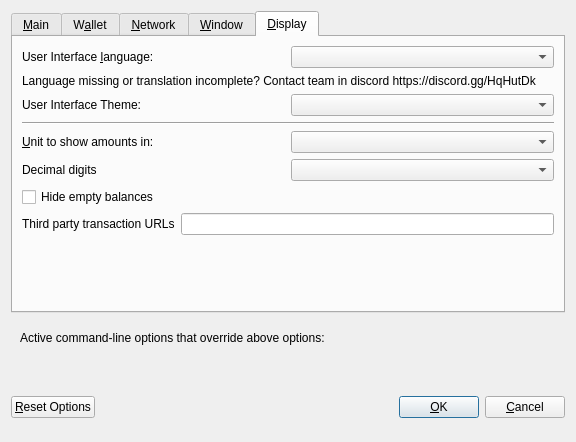
<?xml version="1.0" encoding="UTF-8"?>
<ui version="4.0">
 <class>OptionsDialog</class>
 <widget class="QDialog" name="OptionsDialog">
  <property name="geometry">
   <rect>
    <x>0</x>
    <y>0</y>
    <width>576</width>
    <height>442</height>
   </rect>
  </property>
  <property name="windowTitle">
   <string>Options</string>
  </property>
  <property name="modal">
   <bool>true</bool>
  </property>
  <layout class="QVBoxLayout" name="verticalLayout">
   <item>
    <widget class="QTabWidget" name="tabWidget">
     <property name="currentIndex">
      <number>4</number>
     </property>
     <widget class="QWidget" name="tabMain">
      <attribute name="title">
       <string>&amp;Main</string>
      </attribute>
      <layout class="QVBoxLayout" name="verticalLayout_Main">
       <item>
        <widget class="QCheckBox" name="bitcoinAtStartup">
         <property name="toolTip">
          <string>Automatically start BARE after logging in to the system.</string>
         </property>
         <property name="text">
          <string>&amp;Start BARE on system login</string>
         </property>
        </widget>
       </item>
       <item>
        <layout class="QHBoxLayout" name="horizontalLayout_2_Main">
         <item>
          <widget class="QLabel" name="databaseCacheLabel">
           <property name="text">
            <string>Size of &amp;database cache</string>
           </property>
           <property name="textFormat">
            <enum>Qt::PlainText</enum>
           </property>
           <property name="buddy">
            <cstring>databaseCache</cstring>
           </property>
          </widget>
         </item>
         <item>
          <widget class="QSpinBox" name="databaseCache"/>
         </item>
         <item>
          <widget class="QLabel" name="databaseCacheUnitLabel">
           <property name="text">
            <string>MB</string>
           </property>
           <property name="textFormat">
            <enum>Qt::PlainText</enum>
           </property>
          </widget>
         </item>
         <item>
          <spacer name="horizontalSpacer_2_Main">
           <property name="orientation">
            <enum>Qt::Horizontal</enum>
           </property>
           <property name="sizeHint" stdset="0">
            <size>
             <width>40</width>
             <height>20</height>
            </size>
           </property>
          </spacer>
         </item>
        </layout>
       </item>
       <item>
        <layout class="QHBoxLayout" name="horizontalLayout_3_Main">
         <item>
          <widget class="QLabel" name="threadsScriptVerifLabel">
           <property name="text">
            <string>Number of script &amp;verification threads</string>
           </property>
           <property name="textFormat">
            <enum>Qt::PlainText</enum>
           </property>
           <property name="buddy">
            <cstring>threadsScriptVerif</cstring>
           </property>
          </widget>
         </item>
         <item>
          <widget class="QSpinBox" name="threadsScriptVerif">
           <property name="toolTip">
            <string>(0 = auto, &lt;0 = leave that many cores free)</string>
           </property>
          </widget>
         </item>
         <item>
          <spacer name="horizontalSpacer_3_Main">
           <property name="orientation">
            <enum>Qt::Horizontal</enum>
           </property>
           <property name="sizeHint" stdset="0">
            <size>
             <width>40</width>
             <height>20</height>
            </size>
           </property>
          </spacer>
         </item>
        </layout>
       </item>
       <item>
        <spacer name="verticalSpacer_2">
         <property name="orientation">
          <enum>Qt::Vertical</enum>
         </property>
         <property name="sizeHint" stdset="0">
          <size>
           <width>20</width>
           <height>40</height>
          </size>
         </property>
        </spacer>
       </item>
      </layout>
     </widget>
     <widget class="QWidget" name="tabWallet">
      <attribute name="title">
       <string>W&amp;allet</string>
      </attribute>
      <layout class="QVBoxLayout" name="verticalLayout_Wallet">
       <item>
        <layout class="QHBoxLayout" name="horizontalLayout_2_Wallet">
         <item>
          <widget class="QLabel" name="labelStakeSplitThresholdText">
           <property name="text">
            <string>Stake split threshold:</string>
           </property>
          </widget>
         </item>
         <item>
          <widget class="QSpinBox" name="spinBoxStakeSplitThreshold">
           <property name="minimum">
            <number>1</number>
           </property>
           <property name="maximum">
            <number>999999</number>
           </property>
          </widget>
         </item>
        </layout>
       </item>
       <item>
        <widget class="QGroupBox" name="groupBox">
         <property name="title">
          <string>Expert</string>
         </property>
         <layout class="QVBoxLayout" name="verticalLayout_2">
          <item>
           <widget class="QCheckBox" name="coinControlFeatures">
            <property name="toolTip">
             <string>Whether to show coin control features or not.</string>
            </property>
            <property name="text">
             <string>Enable coin &amp;control features</string>
            </property>
           </widget>
          </item>
          <item>
           <widget class="QCheckBox" name="showMasternodesTab">
            <property name="toolTip">
             <string>Show additional tab listing all your masternodes in first sub-tab&lt;br/&gt;and all masternodes on the network in second sub-tab.</string>
            </property>
            <property name="text">
             <string>Show Masternodes Tab</string>
            </property>
           </widget>
          </item>
          <item>
           <widget class="QCheckBox" name="spendZeroConfChange">
            <property name="toolTip">
             <string>If you disable the spending of unconfirmed change, the change from a transaction&lt;br/&gt;cannot be used until that transaction has at least one confirmation.&lt;br/&gt;This also affects how your balance is computed.</string>
            </property>
            <property name="text">
             <string>&amp;Spend unconfirmed change</string>
            </property>
           </widget>
          </item>
         </layout>
        </widget>
       </item>
       <item>
        <spacer name="verticalSpacer_Wallet">
         <property name="orientation">
          <enum>Qt::Vertical</enum>
         </property>
         <property name="sizeHint" stdset="0">
          <size>
           <width>20</width>
           <height>40</height>
          </size>
         </property>
        </spacer>
       </item>
      </layout>
     </widget>
     <widget class="QWidget" name="tabNetwork">
      <attribute name="title">
       <string>&amp;Network</string>
      </attribute>
      <layout class="QVBoxLayout" name="verticalLayout_Network">
       <item>
        <widget class="QCheckBox" name="mapPortUpnp">
         <property name="toolTip">
          <string>Automatically open the BARE client port on the router. This only works when your router supports UPnP and it is enabled.</string>
         </property>
         <property name="text">
          <string>Map port using &amp;UPnP</string>
         </property>
        </widget>
       </item>
       <item>
        <widget class="QCheckBox" name="allowIncoming">
         <property name="toolTip">
          <string>Accept connections from outside</string>
         </property>
         <property name="text">
          <string>Allow incoming connections</string>
         </property>
        </widget>
       </item>
       <item>
        <widget class="QCheckBox" name="connectSocks">
         <property name="toolTip">
          <string>Connect to the BARE network through a SOCKS5 proxy.</string>
         </property>
         <property name="text">
          <string>&amp;Connect through SOCKS5 proxy (default proxy):</string>
         </property>
        </widget>
       </item>
       <item>
        <layout class="QHBoxLayout" name="horizontalLayout_1_Network">
         <item>
          <widget class="QLabel" name="proxyIpLabel">
           <property name="text">
            <string>Proxy &amp;IP:</string>
           </property>
           <property name="textFormat">
            <enum>Qt::PlainText</enum>
           </property>
           <property name="buddy">
            <cstring>proxyIp</cstring>
           </property>
          </widget>
         </item>
         <item>
          <widget class="QValidatedLineEdit" name="proxyIp">
           <property name="minimumSize">
            <size>
             <width>140</width>
             <height>0</height>
            </size>
           </property>
           <property name="maximumSize">
            <size>
             <width>140</width>
             <height>16777215</height>
            </size>
           </property>
           <property name="toolTip">
            <string>IP address of the proxy (e.g. IPv4: 127.0.0.1 / IPv6: ::1)</string>
           </property>
          </widget>
         </item>
         <item>
          <widget class="QLabel" name="proxyPortLabel">
           <property name="text">
            <string>&amp;Port:</string>
           </property>
           <property name="textFormat">
            <enum>Qt::PlainText</enum>
           </property>
           <property name="buddy">
            <cstring>proxyPort</cstring>
           </property>
          </widget>
         </item>
         <item>
          <widget class="QLineEdit" name="proxyPort">
           <property name="minimumSize">
            <size>
             <width>55</width>
             <height>0</height>
            </size>
           </property>
           <property name="maximumSize">
            <size>
             <width>55</width>
             <height>16777215</height>
            </size>
           </property>
           <property name="toolTip">
            <string>Port of the proxy (e.g. 9050)</string>
           </property>
          </widget>
         </item>
         <item>
          <spacer name="horizontalSpacer_1_Network">
           <property name="orientation">
            <enum>Qt::Horizontal</enum>
           </property>
           <property name="sizeHint" stdset="0">
            <size>
             <width>40</width>
             <height>20</height>
            </size>
           </property>
          </spacer>
         </item>
        </layout>
       </item>
       <item>
        <spacer name="verticalSpacer_Network">
         <property name="orientation">
          <enum>Qt::Vertical</enum>
         </property>
         <property name="sizeHint" stdset="0">
          <size>
           <width>20</width>
           <height>40</height>
          </size>
         </property>
        </spacer>
       </item>
      </layout>
     </widget>
     <widget class="QWidget" name="tabWindow">
      <attribute name="title">
       <string>&amp;Window</string>
      </attribute>
      <layout class="QVBoxLayout" name="verticalLayout_Window">
       <item>
        <widget class="QCheckBox" name="minimizeToTray">
         <property name="toolTip">
          <string>Show only a tray icon after minimizing the window.</string>
         </property>
         <property name="text">
          <string>&amp;Minimize to the tray instead of the taskbar</string>
         </property>
        </widget>
       </item>
       <item>
        <widget class="QCheckBox" name="minimizeOnClose">
         <property name="toolTip">
          <string>Minimize instead of exit the application when the window is closed. When this option is enabled, the application will be closed only after selecting Quit in the menu.</string>
         </property>
         <property name="text">
          <string>M&amp;inimize on close</string>
         </property>
        </widget>
       </item>
       <item>
        <spacer name="verticalSpacer_Window">
         <property name="orientation">
          <enum>Qt::Vertical</enum>
         </property>
         <property name="sizeHint" stdset="0">
          <size>
           <width>20</width>
           <height>40</height>
          </size>
         </property>
        </spacer>
       </item>
      </layout>
     </widget>
     <widget class="QWidget" name="tabDisplay">
      <attribute name="title">
       <string>&amp;Display</string>
      </attribute>
      <layout class="QVBoxLayout" name="verticalLayout_Display">
       <item>
        <layout class="QHBoxLayout" name="horizontalLayout_1_Display">
         <item>
          <widget class="QLabel" name="langLabel">
           <property name="text">
            <string>User Interface &amp;language:</string>
           </property>
           <property name="textFormat">
            <enum>Qt::PlainText</enum>
           </property>
           <property name="buddy">
            <cstring>lang</cstring>
           </property>
          </widget>
         </item>
         <item>
          <widget class="QValueComboBox" name="lang">
           <property name="toolTip">
            <string>The user interface language can be set here. This setting will take effect after restarting BARE.</string>
           </property>
          </widget>
         </item>
        </layout>
       </item>
       <item>
        <widget class="QLabel" name="label_3">
         <property name="toolTip">
          <string notr="true"/>
         </property>
         <property name="statusTip">
          <string notr="true"/>
         </property>
         <property name="whatsThis">
          <string notr="true"/>
         </property>
         <property name="accessibleName">
          <string notr="true"/>
         </property>
         <property name="text">
          <string>Language missing or translation incomplete? Contact team in discord https://discord.gg/HqHutDk</string>
         </property>
         <property name="wordWrap">
          <bool>true</bool>
         </property>
         <property name="openExternalLinks">
          <bool>true</bool>
         </property>
         <property name="textInteractionFlags">
          <set>Qt::TextBrowserInteraction</set>
         </property>
        </widget>
       </item>
       <item>
        <layout class="QHBoxLayout" name="horizontalLayout_4_Display" stretch="0,0">
         <item>
          <widget class="QLabel" name="themeLabel">
           <property name="text">
            <string>User Interface Theme:</string>
           </property>
          </widget>
         </item>
         <item>
          <widget class="QValueComboBox" name="theme"/>
         </item>
        </layout>
       </item>
       <item>
        <widget class="Line" name="line">
         <property name="orientation">
          <enum>Qt::Horizontal</enum>
         </property>
        </widget>
       </item>
       <item>
        <layout class="QHBoxLayout" name="horizontalLayout_2_Display">
         <item>
          <widget class="QLabel" name="unitLabel">
           <property name="text">
            <string>&amp;Unit to show amounts in:</string>
           </property>
           <property name="textFormat">
            <enum>Qt::PlainText</enum>
           </property>
           <property name="buddy">
            <cstring>unit</cstring>
           </property>
          </widget>
         </item>
         <item>
          <widget class="QValueComboBox" name="unit">
           <property name="toolTip">
            <string>Choose the default subdivision unit to show in the interface and when sending coins.</string>
           </property>
          </widget>
         </item>
        </layout>
       </item>
       <item>
        <layout class="QHBoxLayout" name="horizontalLayout_5_Display">
         <item>
          <widget class="QLabel" name="digitsLabel">
           <property name="text">
            <string>Decimal digits</string>
           </property>
          </widget>
         </item>
         <item>
          <widget class="QValueComboBox" name="digits"/>
         </item>
        </layout>
       </item>
       <item>
        <widget class="QCheckBox" name="checkBoxHideZeroBalances">
         <property name="toolTip">
          <string>Hide empty balances</string>
         </property>
         <property name="layoutDirection">
          <enum>Qt::LeftToRight</enum>
         </property>
         <property name="text">
          <string>Hide empty balances</string>
         </property>
        </widget>
       </item>
       <item>
        <layout class="QHBoxLayout" name="horizontalLayout_3_Display">
         <item>
          <widget class="QLabel" name="thirdPartyTxUrlsLabel">
           <property name="toolTip">
            <string>Third party URLs (e.g. a block explorer) that appear in the transactions tab as context menu items. %s in the URL is replaced by transaction hash. Multiple URLs are separated by vertical bar |.</string>
           </property>
           <property name="text">
            <string>Third party transaction URLs</string>
           </property>
           <property name="buddy">
            <cstring>thirdPartyTxUrls</cstring>
           </property>
          </widget>
         </item>
         <item>
          <widget class="QLineEdit" name="thirdPartyTxUrls">
           <property name="toolTip">
            <string>Third party URLs (e.g. a block explorer) that appear in the transactions tab as context menu items. %s in the URL is replaced by transaction hash. Multiple URLs are separated by vertical bar |.</string>
           </property>
          </widget>
         </item>
        </layout>
       </item>
       <item>
        <spacer name="verticalSpacer">
         <property name="orientation">
          <enum>Qt::Vertical</enum>
         </property>
         <property name="sizeHint" stdset="0">
          <size>
           <width>20</width>
           <height>40</height>
          </size>
         </property>
        </spacer>
       </item>
      </layout>
     </widget>
    </widget>
   </item>
   <item>
    <widget class="QFrame" name="frame">
     <layout class="QVBoxLayout" name="verticalLayout_Bottom">
      <item>
       <layout class="QHBoxLayout" name="horizontalLayout_Bottom">
        <item>
         <widget class="QLabel" name="overriddenByCommandLineInfoLabel">
          <property name="text">
           <string>Active command-line options that override above options:</string>
          </property>
          <property name="textFormat">
           <enum>Qt::PlainText</enum>
          </property>
         </widget>
        </item>
        <item>
         <spacer name="horizontalSpacer_Bottom">
          <property name="orientation">
           <enum>Qt::Horizontal</enum>
          </property>
          <property name="sizeHint" stdset="0">
           <size>
            <width>40</width>
            <height>20</height>
           </size>
          </property>
         </spacer>
        </item>
       </layout>
      </item>
      <item>
       <widget class="QLabel" name="overriddenByCommandLineLabel">
        <property name="text">
         <string/>
        </property>
        <property name="textFormat">
         <enum>Qt::PlainText</enum>
        </property>
        <property name="wordWrap">
         <bool>true</bool>
        </property>
       </widget>
      </item>
     </layout>
    </widget>
   </item>
   <item>
    <layout class="QHBoxLayout" name="horizontalLayout_Buttons">
     <item>
      <widget class="QPushButton" name="resetButton">
       <property name="toolTip">
        <string>Reset all client options to default.</string>
       </property>
       <property name="text">
        <string>&amp;Reset Options</string>
       </property>
       <property name="autoDefault">
        <bool>false</bool>
       </property>
      </widget>
     </item>
     <item>
      <spacer name="horizontalSpacer_1">
       <property name="orientation">
        <enum>Qt::Horizontal</enum>
       </property>
       <property name="sizeHint" stdset="0">
        <size>
         <width>40</width>
         <height>48</height>
        </size>
       </property>
      </spacer>
     </item>
     <item>
      <widget class="QLabel" name="statusLabel">
       <property name="minimumSize">
        <size>
         <width>200</width>
         <height>0</height>
        </size>
       </property>
       <property name="font">
        <font>
         <weight>75</weight>
         <bold>true</bold>
        </font>
       </property>
       <property name="text">
        <string/>
       </property>
       <property name="textFormat">
        <enum>Qt::PlainText</enum>
       </property>
       <property name="wordWrap">
        <bool>true</bool>
       </property>
      </widget>
     </item>
     <item>
      <spacer name="horizontalSpacer_2">
       <property name="orientation">
        <enum>Qt::Horizontal</enum>
       </property>
       <property name="sizeHint" stdset="0">
        <size>
         <width>40</width>
         <height>48</height>
        </size>
       </property>
      </spacer>
     </item>
     <item>
      <widget class="QPushButton" name="okButton">
       <property name="text">
        <string>&amp;OK</string>
       </property>
       <property name="autoDefault">
        <bool>false</bool>
       </property>
       <property name="default">
        <bool>true</bool>
       </property>
      </widget>
     </item>
     <item>
      <widget class="QPushButton" name="cancelButton">
       <property name="text">
        <string>&amp;Cancel</string>
       </property>
       <property name="autoDefault">
        <bool>false</bool>
       </property>
      </widget>
     </item>
    </layout>
   </item>
  </layout>
 </widget>
 <customwidgets>
  <customwidget>
   <class>QValidatedLineEdit</class>
   <extends>QLineEdit</extends>
   <header>qvalidatedlineedit.h</header>
  </customwidget>
  <customwidget>
   <class>QValueComboBox</class>
   <extends>QComboBox</extends>
   <header>qvaluecombobox.h</header>
  </customwidget>
 </customwidgets>
 <resources/>
 <connections/>
</ui>
